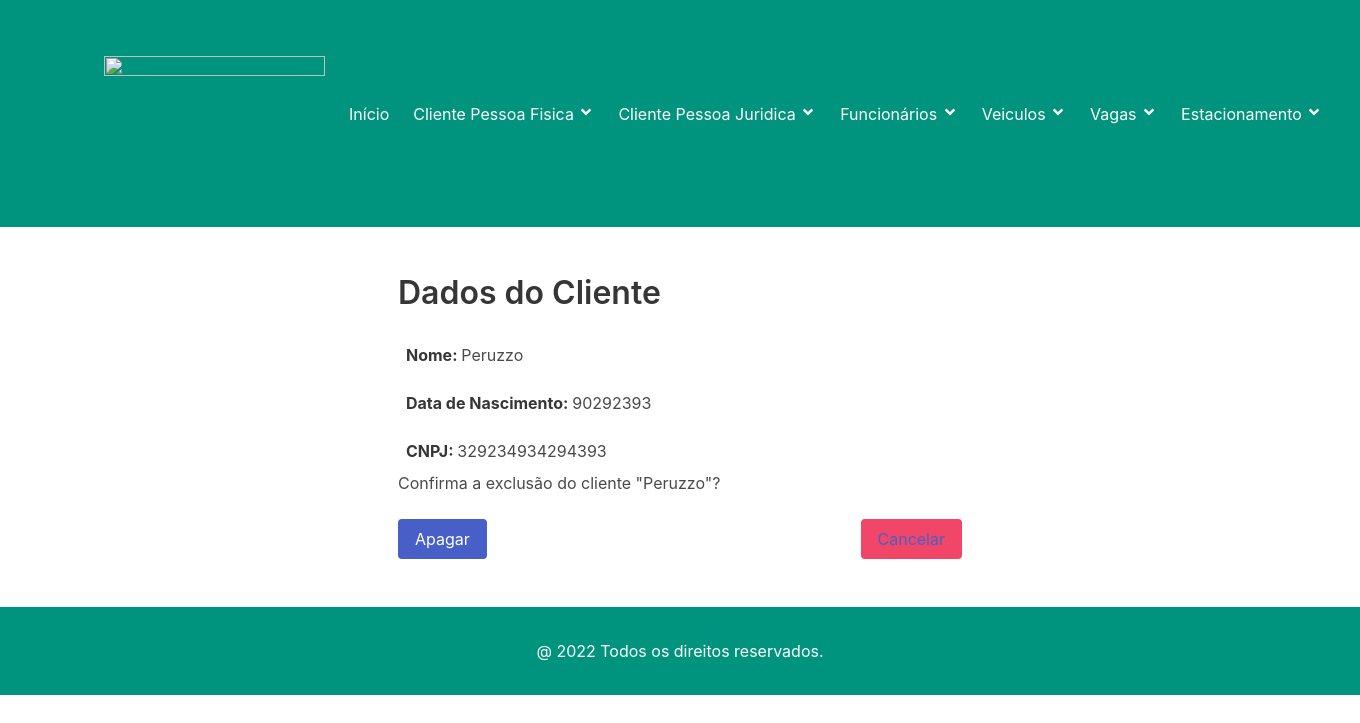
Page /5/clientepj/apagar/ on the committed database.
### home/models.py (models this page shows, shortened)
class Pessoa(models.Model):
    nome = models.CharField('Nome', max_length=50, help_text='Nome completo')
    datanascimento = models.CharField('Data de Nascimento', max_length=8, help_text='Data de nascimento')
    foto = StdImageField('Foto', upload_to='pessoas', variations={'thumbnail': {'width': 100, 'height': 100,
                                                                                'crop': True}}, delete_orphans=True,
                         null=True, blank=True)
    class Meta:
        verbose_name = "Pessoa"

### clientepj/models.py (models this page shows)
class Clientepj(Pessoa):
    cnpj = models.CharField('CNPJ', max_length=15, help_text='CNPJ')
    class Meta:
        verbose_name = 'Clientepj'
        verbose_name_plural = 'Clientespj'
        ordering = ['nome',]
    def __str__(self):
        return super().nome

### clientepj/views.py (the view)
# urls.py: path('<int:pk>/clientepj/apagar/', ClientepjDeleteView.as_view(), name='clientepj_apagar'),
class ClientepjDeleteView(SuccessMessageMixin, DeleteView):
    model = Clientepj
    template_name = 'clientepj_apagar.html'
    success_url = reverse_lazy('clientespj')
    success_message = 'Cliente excluido com sucesso!'

### clientepj/templates/clientepj_apagar.html (shortened to what this page needs)
{% extends 'base.html' %}
{% block content %}
<section class="section">
    <div class="container">
        <div class="columns is-mobile">
            <div class="column is-half is-offset-one-quarter">
                <h3 class="title is-size-3">Dados do Cliente</h3>
                <p class="p-2 mt-2"><strong>Nome: </strong> {{ object.nome }} </p>
                <p class="p-2 mt-2"><strong>Data de Nascimento: </strong> {{ object.datanascimento }} </p>
                <p class="p-2 mt-2"><strong>CNPJ: </strong> {{ object.cnpj }} </p>
                <p> Confirma a exclusão do cliente "{{ object }}"? </p>
                <br/>
                <button class="button is-link is-primary" type="submit">Apagar</button>
                <button class="button is-danger is-pulled-right" type="reset">
                    <a href="{% url 'clientespj' %}">Cancelar</a>
                </button>
            </div>
        </div>
    </div>
</section>
{% endblock %}

### rows in the picture
Pessoa: nome "Peruzzo", datanascimento "90292393"
Clientepj: cnpj "329234934294393"
